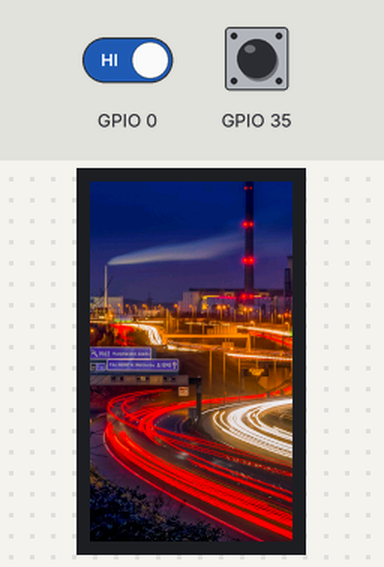
A sketch run on a simulated ESP32. Parts: 135×240 colour display. The test bench sets the inputs (shaded band); at power-on: GPIO 0 HIGH, GPIO 35 HIGH. Random numbers use the default seed unless the sketch sets one.

Above: at 1.4 s.
1.5 s: GPIO 0 driven LOW
At 1.69 s:
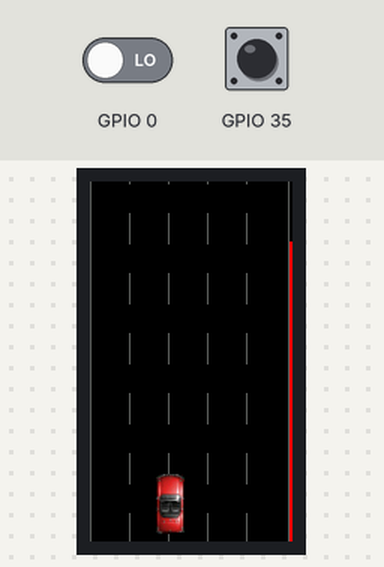
At 9.78 s:
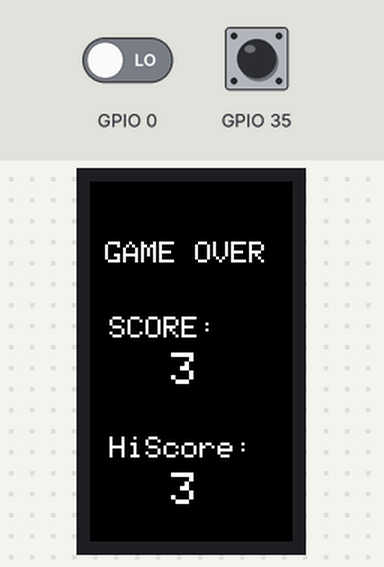
Timing chart, 0 to 9.9 s (numbered marks = the images above; inputs shaded):
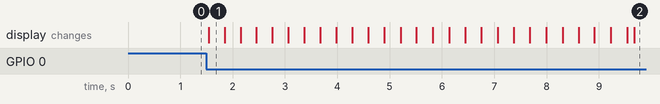

The sketch:

Freeway.ino
```cpp
//240x135
#include <SPI.h>
#include <TFT_eSPI.h> // Hardware-specific library
TFT_eSPI tft = TFT_eSPI();       // Invoke custom library
#include "freeway.h"
#include "playerCar.h"
#include "EnemyCar_01.h"
#include "EnemyCar_02.h"
#include "EnemyCar_03.h"
#include "EnemyCar_04.h"
#define TFT_GREY 0x5AEB

float ys = 1;

float x = random(30, 100); //coordinates of ball
float y = 1;
int ny = y; //coordinates of previous position
int nx = x;

float px = 45; //start pos
int   pxn = px;

int score = 0;
int hiscore = 0;
int level = 1;

int gameState = 0;
int lane;
int lastLane;
int damage = 0;

void setup(void) {
  Serial.begin(115200);
  Serial.println();
  pinMode(0, INPUT);
  pinMode(35, INPUT);
  tft.init();
  tft.setRotation(0);

  tft.setSwapBytes(true);
  tft.pushImage(0, 0,  135, 240, freeway); //boot screen
}

int pom = 0;
int gameSpeed = 6000;

class Enemy {
  public:
    int image ;
    int elength;
    int posx;
    float posy;
    float espeed;
    bool behind = false;
    Enemy ( int image, int elength, int posx, float posy, float espeed, bool behind) {
      this->image = image;
      this->elength = elength; //enemy length , for collision , width assume ~19 :)
      this->posx = posx;
      this->posy = posy;
      this->espeed = espeed;
      this -> behind= behind;
    }
    void draw() {
      tft.fillRect(posx, posy - espeed - 1, 19, espeed + 2, TFT_BLACK);
      if (image == 1) {
        elength = 40;
        tft.pushImage(posx, posy, 19, elength, EnemyCar_01);
      }
      else if (image == 2) {
        elength = 42;
        tft.pushImage(posx, posy, 19, elength, EnemyCar_02);
      }
      else if (image == 3) {
        elength = 44;
        tft.pushImage(posx, posy, 19, elength, EnemyCar_03);
      }
      else if (image == 4) {
        elength = 48;
        tft.pushImage(posx, posy, 19, elength, EnemyCar_04);
      }

      // do AABB checkBehind
      if (!behind) {
        posy += espeed; //move enemy car if not behind else brake.
      } else {
        posy +=1.2;
        behind = false;
      }

      if (posy > 242) { //enemy passed, make new one
        score += 1;
        if (damage >0) { //cap damage recovery
          damage -= 1;
         }
        drawDamage(damage);
        // Serial.println(score);
        posy = -48;

        getLane (lastLane);
        lastLane = lane;
        posx = 5 + lane * 25;
        image = random (4) + 1;
        espeed = static_cast <float> (rand()) / static_cast <float> (RAND_MAX) + 1; //between 1 and 2
        //however
        if (image == 4) { //trucks are slow
          espeed = .6 ;
        }
        // Serial.println(elength);
      }
    }
    void getLane (int lastLane) {
      lane = random (5);
      if (lane == lastLane)
      {getLane(lastLane);}

    }
    void checkBehind(Enemy a,Enemy b,Enemy c) {
if (posy>-8) {
      if (  posx == a.posx && posy+elength >= a.posy ) {
             // Serial.println(posx);
     // Serial.print("length ");
     // Serial.print(posy+elength);
     // Serial.println();
     // Serial.println(e2.posx);
     // Serial.println(a.posy);
        behind = true;

     //    Serial.println("TRUE");
      }
      else if (posx == b.posx && posy+elength >= b.posy) {
        behind = true;

      }
      else if (posx == c.posx && posy+elength >= c.posy) {
        behind = true;

      }
      else {
        behind = false;
      }

      }
      //check against player
      if (posy+elength >=195 && posy <= 235) {

        if (posx+19>pxn && posx<=pxn+19) {
          damage+=1;
          drawDamage(damage);
         // Serial.println(damage);
        }
      }
    }
  void reset (){
  posy = -40-random(200);
  }
  private:
};

Enemy e1 = Enemy(1, 40, 35, -40, 1,0);
Enemy e2 = Enemy(2, 42, 80, -40, 1.5,0);
Enemy e3 = Enemy(3, 44, 50, -40, 1.25,0);
Enemy e4 = Enemy(4, 48, 5, -40, .7,0);

void drawDamage(int damage){
tft.fillRect(133, 40, 2, 240, TFT_RED);
tft.fillRect(133, 40, 2, damage*2, TFT_BLACK);
}

void loop() {

  if (gameState == 0)
  {
    if (digitalRead(0) == 0 || digitalRead(35) == 0)
    {
      if (pom == 0) {
        score=0;
        damage = 0;

        tft.fillScreen(TFT_BLACK);
        tft.fillRect(133, 40, 2, 240, TFT_RED);               //energy bar

        e1.reset();
        e2.reset();
        e3.reset();
        e4.reset();

        tft.drawLine(0, 0, 0, 240, TFT_GREY);
        tft.drawLine(132, 0, 132, 240, TFT_GREY);

        gameState = gameState + 1;
        pom = 1;
      }

    } else {
      pom = 0;
    }
  }

  if (gameState == 1)         //start game
  {
    // road markings
    {
      for (int i = 0; i < 7; i++) {
        tft.drawLine(26, -20 + i * 40 - 1 + y, 26, -20 + i * 40 - 1 + 20 + y, TFT_BLACK);
        tft.drawLine(26, -20 + i * 40 + y, 26, -20 + i * 40 + 20 + y, TFT_GREY);
        tft.drawLine(52, -20 + i * 40 - 1 + y, 52, -20 + i * 40 - 1 + 20 + y, TFT_BLACK);
        tft.drawLine(52, -20 + i * 40 + y, 52, -20 + i * 40 + 20 + y, TFT_GREY);
        tft.drawLine(78, -20 + i * 40 - 1 + y, 78, -20 + i * 40 - 1 + 20 + y, TFT_BLACK);
        tft.drawLine(78, -20 + i * 40 + y, 78, -20 + i * 40 + 20 + y, TFT_GREY);
        tft.drawLine(104, -20 + i * 40 - 1 + y, 104, -20 + i * 40 - 1 + 20 + y, TFT_BLACK);
        tft.drawLine(104, -20 + i * 40 + y, 104, -20 + i * 40 + 20 + y, TFT_GREY);
      }
      y += .5;
      if (y >= 40) {
        y = 0;
      }

    }
    e1.checkBehind(e2,e3,e4);
    e1.draw();

    e2.checkBehind(e1,e3,e4);
    e2.draw();
    e3.checkBehind(e2,e1,e4);
    e3.draw();
    e4.checkBehind(e2,e3,e1);
    e4.draw();
    // player movement
    if (px >= 2 && px <= 109) {
      if (digitalRead(0) == 0)
        px = px - 1;
      if (digitalRead(35) == 0)
        px = px + 1;
    }
    //constraints
    if (px <= 3)
      px = 4;

    if (px >= 108)
      px = 107;
    if (int(px) != pxn) {

      //delete player
      tft.fillRect(pxn, 195, 19, 40, TFT_BLACK);
      pxn = px;
    }

    if (damage >= 100) {
      gameState = 2;
    }
    tft.pushImage(px, 195,  19, 40, playerCar);
    delayMicroseconds(gameSpeed);
  }

  if (gameState == 2)             //game over
  {
    if (score > hiscore)
    {
      hiscore = score;            //do something fancy?
      }

    tft.fillScreen(TFT_BLACK);
    tft.setCursor(10, 40, 1);
    tft.setTextColor(TFT_WHITE, TFT_BLACK);  tft.setTextSize(2);
    tft.println("GAME OVER");
    tft.setCursor(13, 90, 1);
    tft.println("SCORE:" );
    tft.setTextSize(1);
    tft.println();
    tft.setTextSize(3);
    tft.println("   " + String(score));
    tft.setTextSize(2);
    tft.setCursor(13, 170, 1);
    tft.println("HiScore:");
    tft.setTextSize(1);
    tft.println();
    tft.setTextSize(3);
    tft.println("   " + String(hiscore));

    delay(1000);
    gameState = 0;
  }
}
```

Source omitted: EnemyCar_01.h (data table, 7607 bytes), EnemyCar_02.h (data table, 7913 bytes), EnemyCar_03.h (data table, 8372 bytes), EnemyCar_04.h (data table, 9137 bytes), freeway.h (data table, 313602 bytes), playerCar.h (data table, 7603 bytes)

Measured:
- after the input at 1.5 s, the display: changes at once (image 1)
